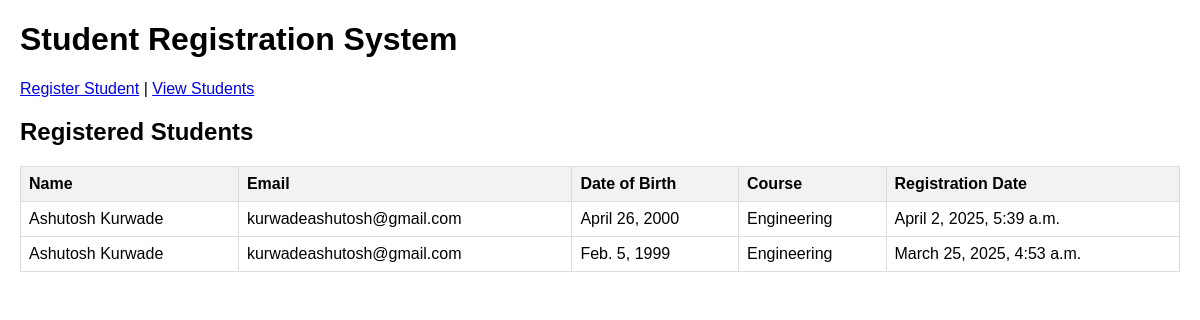
Page /list/ on the committed database.
### students/models.py (models this page shows, shortened)
class Student(models.Model):
    COURSE_CHOICES = [
        ('CS', 'Computer Science'),
        ('ENG', 'Engineering'),
        ('BUS', 'Business'),
        ('ART', 'Arts'),
        ('SCI', 'Science'),
    ]
    first_name = models.CharField(max_length=100)
    last_name = models.CharField(max_length=100)
    email = models.EmailField(validators=[EmailValidator()])
    date_of_birth = models.DateField()
    course = models.CharField(max_length=3, choices=COURSE_CHOICES)
    registration_date = models.DateTimeField(auto_now_add=True)

### students/views.py (the view)
# urls.py: path('list/', views.student_list, name='student_list'),
def student_list(request):
    students = Student.objects.all().order_by('-registration_date')
    return render(request, 'students/list.html', {'students': students})

### students/templates/students/list.html
{% extends 'students/base.html' %}
{% block content %}
<h2>Registered Students</h2>
<table>
    <thead>
        <tr>
            <th>Name</th>
            <th>Email</th>
            <th>Date of Birth</th>
            <th>Course</th>
            <th>Registration Date</th>
        </tr>
    </thead>
    <tbody>
        {% for student in students %}
        <tr>
            <td>{{ student.first_name }} {{ student.last_name }}</td>
            <td>{{ student.email }}</td>
            <td>{{ student.date_of_birth }}</td>
            <td>{{ student.get_course_display }}</td>
            <td>{{ student.registration_date }}</td>
        </tr>
        {% empty %}
        <tr>
            <td colspan="5">No students registered yet.</td>
        </tr>
        {% endfor %}
    </tbody>
</table>
{% endblock %}

### students/templates/students/base.html (shortened to what this page needs)
<!DOCTYPE html>
<html>
<head>
</head>
<body>
    <header>
        <h1>Student Registration System</h1>
        <nav>
            <a href="{% url 'register_student' %}">Register Student</a> |
            <a href="{% url 'student_list' %}">View Students</a>
        </nav>
    </header>
    <main>
        {% block content %}
        {% endblock %}
    </main>
</body>
</html>

### students/templates/students/base.html (style rules this page uses)
body { font-family: Arial, sans-serif; margin: 20px; }
table { border-collapse: collapse; width: 100%; }
th, td { border: 1px solid #ddd; padding: 8px; text-align: left; }
th { background-color: #f2f2f2; }

### rows in the picture
Student: first_name "Ashutosh", last_name "Kurwade", email "kurwadeashutosh@gmail.com", date_of_birth "April 26, 2000", course "Engineering", registration_date "April 2, 2025, 5:39 a.m."
Student: first_name "Ashutosh", last_name "Kurwade", email "kurwadeashutosh@gmail.com", date_of_birth "Feb. 5, 1999", course "Engineering", registration_date "March 25, 2025, 4:53 a.m."
